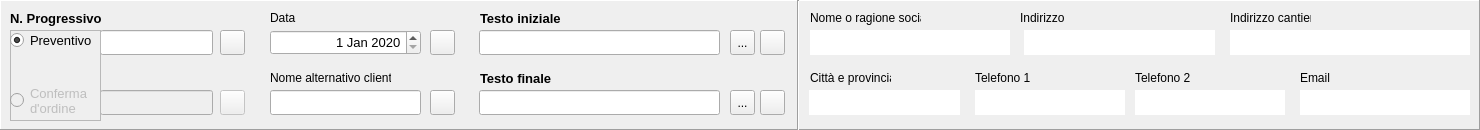
     <widget class="QFrame" name="frame">
      <property name="geometry">
       <rect>
        <x>10</x>
        <y>10</y>
        <width>1480</width>
        <height>130</height>
       </rect>
      </property>
      <property name="frameShape">
       <enum>QFrame::Panel</enum>
      </property>
      <property name="frameShadow">
       <enum>QFrame::Raised</enum>
      </property>
      <widget class="QLabel" name="label">
       <property name="geometry">
        <rect>
         <x>10</x>
         <y>10</y>
         <width>101</width>
         <height>16</height>
        </rect>
       </property>
       <property name="font">
        <font>
         <pointsize>10</pointsize>
         <weight>75</weight>
         <bold>true</bold>
        </font>
       </property>
       <property name="text">
        <string>N. Progressivo</string>
       </property>
      </widget>
      <widget class="QLineEdit" name="edit_po">
       <property name="geometry">
        <rect>
         <x>100</x>
         <y>30</y>
         <width>113</width>
         <height>25</height>
        </rect>
       </property>
       <property name="font">
        <font>
         <pointsize>10</pointsize>
         <weight>75</weight>
         <bold>true</bold>
        </font>
       </property>
       <property name="text">
        <string/>
       </property>
       <property name="alignment">
        <set>Qt::AlignRight|Qt::AlignTrailing|Qt::AlignVCenter</set>
       </property>
      </widget>
      <widget class="QLabel" name="label_5">
       <property name="geometry">
        <rect>
         <x>270</x>
         <y>10</y>
         <width>31</width>
         <height>16</height>
        </rect>
       </property>
       <property name="text">
        <string>Data</string>
       </property>
      </widget>
      <widget class="QDateEdit" name="edit_data_prev">
       <property name="geometry">
        <rect>
         <x>270</x>
         <y>30</y>
         <width>151</width>
         <height>25</height>
        </rect>
       </property>
       <property name="font">
        <font>
         <pointsize>10</pointsize>
        </font>
       </property>
       <property name="alignment">
        <set>Qt::AlignRight|Qt::AlignTrailing|Qt::AlignVCenter</set>
       </property>
       <property name="maximumDate">
        <date>
         <year>2049</year>
         <month>12</month>
         <day>31</day>
        </date>
       </property>
       <property name="minimumDate">
        <date>
         <year>2020</year>
         <month>1</month>
         <day>1</day>
        </date>
       </property>
      </widget>
      <widget class="Line" name="line_3">
       <property name="geometry">
        <rect>
         <x>790</x>
         <y>0</y>
         <width>16</width>
         <height>131</height>
        </rect>
       </property>
       <property name="orientation">
        <enum>Qt::Vertical</enum>
       </property>
      </widget>
      <widget class="QLabel" name="label_6">
       <property name="geometry">
        <rect>
         <x>810</x>
         <y>10</y>
         <width>111</width>
         <height>16</height>
        </rect>
       </property>
       <property name="text">
        <string>Nome o ragione sociale</string>
       </property>
      </widget>
      <widget class="QLineEdit" name="line_prev_nome">
       <property name="geometry">
        <rect>
         <x>810</x>
         <y>30</y>
         <width>200</width>
         <height>25</height>
        </rect>
       </property>
       <property name="font">
        <font>
         <pointsize>9</pointsize>
        </font>
       </property>
       <property name="text">
        <string/>
       </property>
       <property name="frame">
        <bool>false</bool>
       </property>
       <property name="readOnly">
        <bool>true</bool>
       </property>
      </widget>
      <widget class="QLabel" name="label_7">
       <property name="geometry">
        <rect>
         <x>1020</x>
         <y>10</y>
         <width>51</width>
         <height>16</height>
        </rect>
       </property>
       <property name="text">
        <string>Indirizzo</string>
       </property>
      </widget>
      <widget class="QLineEdit" name="line_prev_via">
       <property name="geometry">
        <rect>
         <x>1024</x>
         <y>30</y>
         <width>191</width>
         <height>25</height>
        </rect>
       </property>
       <property name="font">
        <font>
         <pointsize>9</pointsize>
        </font>
       </property>
       <property name="text">
        <string/>
       </property>
       <property name="frame">
        <bool>false</bool>
       </property>
       <property name="readOnly">
        <bool>true</bool>
       </property>
      </widget>
      <widget class="QLineEdit" name="line_prev_cantiere">
       <property name="geometry">
        <rect>
         <x>1230</x>
         <y>30</y>
         <width>240</width>
         <height>25</height>
        </rect>
       </property>
       <property name="font">
        <font>
         <pointsize>9</pointsize>
        </font>
       </property>
       <property name="text">
        <string/>
       </property>
       <property name="frame">
        <bool>false</bool>
       </property>
       <property name="readOnly">
        <bool>true</bool>
       </property>
      </widget>
      <widget class="QLabel" name="label_8">
       <property name="geometry">
        <rect>
         <x>1230</x>
         <y>10</y>
         <width>81</width>
         <height>16</height>
        </rect>
       </property>
       <property name="text">
        <string>Indirizzo cantiere</string>
       </property>
      </widget>
      <widget class="QLineEdit" name="line_prev_comune">
       <property name="geometry">
        <rect>
         <x>809</x>
         <y>90</y>
         <width>151</width>
         <height>25</height>
        </rect>
       </property>
       <property name="font">
        <font>
         <pointsize>9</pointsize>
        </font>
       </property>
       <property name="text">
        <string/>
       </property>
       <property name="frame">
        <bool>false</bool>
       </property>
       <property name="readOnly">
        <bool>true</bool>
       </property>
      </widget>
      <widget class="QLabel" name="label_14">
       <property name="geometry">
        <rect>
         <x>810</x>
         <y>70</y>
         <width>81</width>
         <height>16</height>
        </rect>
       </property>
       <property name="text">
        <string>Città e provincia</string>
       </property>
      </widget>
      <widget class="QLineEdit" name="edit_testo_in">
       <property name="geometry">
        <rect>
         <x>479</x>
         <y>30</y>
         <width>241</width>
         <height>25</height>
        </rect>
       </property>
       <property name="font">
        <font>
         <pointsize>9</pointsize>
        </font>
       </property>
      </widget>
      <widget class="QToolButton" name="btn_scegli_testo_in">
       <property name="geometry">
        <rect>
         <x>730</x>
         <y>30</y>
         <width>25</width>
         <height>25</height>
        </rect>
       </property>
       <property name="text">
        <string extracomment="Deduci automaticamente dall'ultimo preventivo">...</string>
       </property>
       <property name="checkable">
        <bool>false</bool>
       </property>
       <property name="checked">
        <bool>false</bool>
       </property>
       <property name="arrowType">
        <enum>Qt::NoArrow</enum>
       </property>
      </widget>
      <widget class="QLabel" name="label_15">
       <property name="geometry">
        <rect>
         <x>480</x>
         <y>10</y>
         <width>91</width>
         <height>16</height>
        </rect>
       </property>
       <property name="font">
        <font>
         <pointsize>10</pointsize>
         <weight>75</weight>
         <bold>true</bold>
        </font>
       </property>
       <property name="text">
        <string>Testo iniziale</string>
       </property>
      </widget>
      <widget class="QLineEdit" name="edit_testo_fin">
       <property name="geometry">
        <rect>
         <x>479</x>
         <y>90</y>
         <width>241</width>
         <height>25</height>
        </rect>
       </property>
       <property name="font">
        <font>
         <pointsize>9</pointsize>
        </font>
       </property>
      </widget>
      <widget class="QToolButton" name="btn_scegli_testo_fin">
       <property name="geometry">
        <rect>
         <x>730</x>
         <y>90</y>
         <width>25</width>
         <height>25</height>
        </rect>
       </property>
       <property name="text">
        <string extracomment="Deduci automaticamente dall'ultimo preventivo">...</string>
       </property>
      </widget>
      <widget class="QLabel" name="label_16">
       <property name="geometry">
        <rect>
         <x>480</x>
         <y>70</y>
         <width>81</width>
         <height>16</height>
        </rect>
       </property>
       <property name="font">
        <font>
         <pointsize>10</pointsize>
         <weight>75</weight>
         <bold>true</bold>
        </font>
       </property>
       <property name="text">
        <string>Testo finale</string>
       </property>
      </widget>
      <widget class="QLineEdit" name="line_prev_tel1">
       <property name="geometry">
        <rect>
         <x>975</x>
         <y>90</y>
         <width>150</width>
         <height>25</height>
        </rect>
       </property>
       <property name="font">
        <font>
         <pointsize>9</pointsize>
        </font>
       </property>
       <property name="text">
        <string/>
       </property>
       <property name="frame">
        <bool>false</bool>
       </property>
       <property name="readOnly">
        <bool>true</bool>
       </property>
      </widget>
      <widget class="QLabel" name="label_17">
       <property name="geometry">
        <rect>
         <x>975</x>
         <y>70</y>
         <width>111</width>
         <height>16</height>
        </rect>
       </property>
       <property name="text">
        <string>Telefono 1</string>
       </property>
      </widget>
      <widget class="QLineEdit" name="line_prev_tel2">
       <property name="geometry">
        <rect>
         <x>1135</x>
         <y>90</y>
         <width>150</width>
         <height>25</height>
        </rect>
       </property>
       <property name="font">
        <font>
         <pointsize>9</pointsize>
        </font>
       </property>
       <property name="text">
        <string/>
       </property>
       <property name="frame">
        <bool>false</bool>
       </property>
       <property name="readOnly">
        <bool>true</bool>
       </property>
      </widget>
      <widget class="QLabel" name="label_18">
       <property name="geometry">
        <rect>
         <x>1135</x>
         <y>70</y>
         <width>111</width>
         <height>16</height>
        </rect>
       </property>
       <property name="text">
        <string>Telefono 2</string>
       </property>
      </widget>
      <widget class="QLabel" name="label_19">
       <property name="geometry">
        <rect>
         <x>1300</x>
         <y>70</y>
         <width>111</width>
         <height>16</height>
        </rect>
       </property>
       <property name="text">
        <string>Email</string>
       </property>
      </widget>
      <widget class="QLineEdit" name="line_prev_email">
       <property name="geometry">
        <rect>
         <x>1300</x>
         <y>90</y>
         <width>170</width>
         <height>25</height>
        </rect>
       </property>
       <property name="font">
        <font>
         <pointsize>9</pointsize>
        </font>
       </property>
       <property name="text">
        <string/>
       </property>
       <property name="frame">
        <bool>false</bool>
       </property>
       <property name="readOnly">
        <bool>true</bool>
       </property>
      </widget>
      <widget class="QLineEdit" name="edit_nick_cliente">
       <property name="geometry">
        <rect>
         <x>270</x>
         <y>90</y>
         <width>151</width>
         <height>25</height>
        </rect>
       </property>
       <property name="font">
        <font>
         <pointsize>9</pointsize>
        </font>
       </property>
       <property name="text">
        <string/>
       </property>
      </widget>
      <widget class="QLabel" name="label_20">
       <property name="geometry">
        <rect>
         <x>270</x>
         <y>70</y>
         <width>121</width>
         <height>16</height>
        </rect>
       </property>
       <property name="text">
        <string>Nome alternativo cliente</string>
       </property>
      </widget>
      <widget class="QPushButton" name="btn_deduci_testo_in">
       <property name="geometry">
        <rect>
         <x>760</x>
         <y>30</y>
         <width>25</width>
         <height>25</height>
        </rect>
       </property>
       <property name="text">
        <string/>
       </property>
       <property name="icon">
        <iconset>
         <normaloff>../Icone/Bottoni/reset.png</normaloff>../Icone/Bottoni/reset.png</iconset>
       </property>
      </widget>
      <widget class="QPushButton" name="btn_deduci_data">
       <property name="geometry">
        <rect>
         <x>430</x>
         <y>30</y>
         <width>25</width>
         <height>25</height>
        </rect>
       </property>
       <property name="text">
        <string/>
       </property>
       <property name="icon">
        <iconset>
         <normaloff>../Icone/Bottoni/reset.png</normaloff>../Icone/Bottoni/reset.png</iconset>
       </property>
      </widget>
      <widget class="QPushButton" name="btn_deduci_nome_cliente">
       <property name="geometry">
        <rect>
         <x>430</x>
         <y>90</y>
         <width>25</width>
         <height>25</height>
        </rect>
       </property>
       <property name="text">
        <string/>
       </property>
       <property name="icon">
        <iconset>
         <normaloff>../Icone/Bottoni/reset.png</normaloff>../Icone/Bottoni/reset.png</iconset>
       </property>
      </widget>
      <widget class="QPushButton" name="btn_deduci_testo_fin">
       <property name="geometry">
        <rect>
         <x>760</x>
         <y>90</y>
         <width>25</width>
         <height>25</height>
        </rect>
       </property>
       <property name="text">
        <string/>
       </property>
       <property name="icon">
        <iconset>
         <normaloff>../Icone/Bottoni/reset.png</normaloff>../Icone/Bottoni/reset.png</iconset>
       </property>
      </widget>
      <widget class="QPushButton" name="btn_deduci_so">
       <property name="enabled">
        <bool>false</bool>
       </property>
       <property name="geometry">
        <rect>
         <x>220</x>
         <y>90</y>
         <width>25</width>
         <height>25</height>
        </rect>
       </property>
       <property name="text">
        <string/>
       </property>
       <property name="icon">
        <iconset>
         <normaloff>../Icone/Bottoni/reset.png</normaloff>../Icone/Bottoni/reset.png</iconset>
       </property>
      </widget>
      <widget class="QLineEdit" name="edit_so">
       <property name="enabled">
        <bool>false</bool>
       </property>
       <property name="geometry">
        <rect>
         <x>100</x>
         <y>90</y>
         <width>113</width>
         <height>25</height>
        </rect>
       </property>
       <property name="font">
        <font>
         <pointsize>10</pointsize>
         <weight>75</weight>
         <bold>true</bold>
        </font>
       </property>
       <property name="text">
        <string/>
       </property>
       <property name="alignment">
        <set>Qt::AlignRight|Qt::AlignTrailing|Qt::AlignVCenter</set>
       </property>
      </widget>
      <widget class="QPushButton" name="btn_deduci_po">
       <property name="geometry">
        <rect>
         <x>220</x>
         <y>30</y>
         <width>25</width>
         <height>25</height>
        </rect>
       </property>
       <property name="text">
        <string/>
       </property>
       <property name="icon">
        <iconset>
         <normaloff>../Icone/Bottoni/reset.png</normaloff>../Icone/Bottoni/reset.png</iconset>
       </property>
      </widget>
      <widget class="QFrame" name="frame_3">
       <property name="geometry">
        <rect>
         <x>10</x>
         <y>30</y>
         <width>91</width>
         <height>91</height>
        </rect>
       </property>
       <property name="frameShape">
        <enum>QFrame::StyledPanel</enum>
       </property>
       <property name="frameShadow">
        <enum>QFrame::Raised</enum>
       </property>
       <widget class="QRadioButton" name="radio_po">
        <property name="geometry">
         <rect>
          <x>0</x>
          <y>2</y>
          <width>82</width>
          <height>17</height>
         </rect>
        </property>
        <property name="font">
         <font>
          <pointsize>10</pointsize>
          <weight>50</weight>
          <bold>false</bold>
         </font>
        </property>
        <property name="text">
         <string>Preventivo</string>
        </property>
        <property name="checked">
         <bool>true</bool>
        </property>
       </widget>
       <widget class="QRadioButton" name="radio_so">
        <property name="enabled">
         <bool>false</bool>
        </property>
        <property name="geometry">
         <rect>
          <x>0</x>
          <y>55</y>
          <width>81</width>
          <height>31</height>
         </rect>
        </property>
        <property name="font">
         <font>
          <pointsize>10</pointsize>
         </font>
        </property>
        <property name="text">
         <string>Conferma
d'ordine</string>
        </property>
       </widget>
      </widget>
     </widget>
